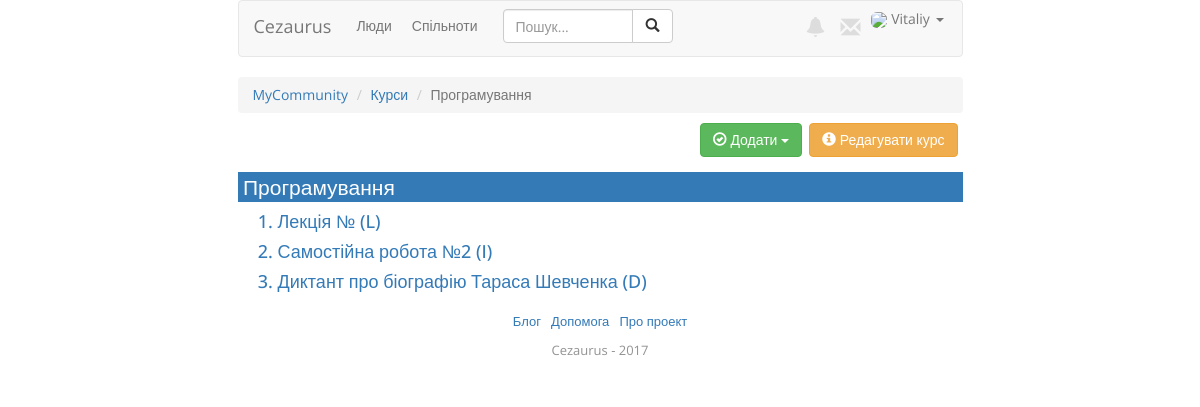
Page /c/1/courses/1/ (signed in) on the committed database.
### communities/models.py (models this page shows, shortened)
class Community(models.Model):
    name = models.CharField(max_length=30)
    description = models.CharField(max_length=250, null=True, blank=True)
    administrators = models.ManyToManyField(User)
    invitation_code = models.CharField(null=True, blank=True, max_length=5)
    objects = CommunityManager()

### courser/models.py (models this page shows, shortened)
class Course(models.Model):
    name = models.CharField(max_length=40)
    description = models.CharField(max_length=80, null=True, blank=True)
    community = models.ForeignKey(Community, null=True, blank=True, on_delete=models.CASCADE)
    author = models.ForeignKey(User, on_delete=models.CASCADE)
    is_available = models.BooleanField(default=True)

class CourseStep(models.Model):
    LECTURE = 'L'
    DICTATION = 'D'
    TEST = 'T'
    INDEPENDENT_WORK = 'I'
    COURSE_STEP_TYPES = (
        (LECTURE, 'Лекція'),
        (DICTATION, 'Диктант'),
        (TEST, 'Тест'),
        (INDEPENDENT_WORK, 'Самостійна робота'))
    name = models.CharField(max_length=100)
    description = models.TextField(max_length=600, null=True, blank=True)
    course = models.ForeignKey(Course, related_name='get_steps', on_delete=models.CASCADE)
    step_type = models.CharField(choices=COURSE_STEP_TYPES, max_length=1)
    is_available = models.BooleanField(default=True)
    start_time = models.DateTimeField(null=True, blank=True)
    stop_time = models.DateTimeField(null=True, blank=True)
    sequence_number = models.IntegerField(default=1)

### courser/views.py (the view)
# urls.py: url(r'^c/(?P<c_id>\d+)/courses/(?P<cr_id>\d+)/$', courser_views.course, name='course'),
@login_required()
def course(request, c_id, cr_id):
    c = get_object_or_404(Community, id=c_id)
    this_course = get_object_or_404(Course, id=cr_id)
    if c not in request.user.profile.communities.all():
        return HttpResponseForbidden('Немає доступу до курсів спільноти.')
    is_author = False
    if request.user == this_course.author:
        is_author = True
    steps = CourseStep.objects.filter(course=this_course).order_by('sequence_number')
    data = {
        'course_steps': steps,
        'com': c,
        'course': this_course,
        'is_author': is_author,
    }
    return render(request, 'courser/course.html', data)

### profiler/models.py (called while the page is built)
    def get_picture(self):
        no_picture = 'http://i.imgur.com/CyZ1Gh3.png'
        try:
            filename = settings.MEDIA_ROOT + '/profile_pictures/' + self.user.username + '.jpg'
            picture_url = settings.MEDIA_URL + 'profile_pictures/' + self.user.username + '.jpg'
            if os.path.isfile(filename):
                return picture_url
            else:
                return no_picture
        except Exception as e:
            return no_picture

### templates/courser/course.html (shortened to what this page needs)
{% extends 'base.html' %}
{% load static %}
{% block head %}
  <link rel="stylesheet" href="{% static 'css/community-style.css' %}">
{% endblock head %}
{% block body %}
<ol class="breadcrumb navigate-panel">
  <li><a href="{% url 'community' c_id=com.id %}">{{ com.name }}</a></li>
  <li><a href="{% url 'courses' c_id=com.id %}">Курси</a></li>
  <li class="active">{{ course.name }}</li>
</ol>
  {% if is_author %}
    <a class="btn btn-warning edit-course-btn" href="{% url 'edit_course' c_id=com.id cr_id=course.id %}" role="button">
      <span class="glyphicon glyphicon-info-sign" aria-hidden="true"></span> Редагувати курс</a>
  <div class="btn-group control-course-btns">
    <button type="button" class="btn btn-success dropdown-toggle" data-toggle="dropdown" aria-haspopup="true" aria-expanded="false">
    <span class="glyphicon glyphicon-ok-circle" aria-hidden="true"></span>
    Додати <span class="caret"></span>
    </button>
  </div>
  {% endif %}
  <p class="bg-primary course-title with-clear"> &nbsp;{{ course.name }} </p>
  <div class="course-steps-list">
    {% if course_steps %}
      <ol type="1">
        {% for step in course_steps %}
           {% if not step.is_available %}
            <h4>
              <div class="no-available-step">
                <li>
               {{ step.name }} ({{ step.step_type }})
                </li>
              </div>
            </h4>
            {% else %}
            <h4>
              <a href="{% url 'course_step' c_id=com.id cr_id=course.id s_id=step.id %}">
              <li>
                 {{ step.name }} ({{ step.step_type }})
              </li>
              </a>
            </h4>
            {% endif %}
       {% endfor %}
      </ol>
    {% else %}
    <h5>Курс поки пустий.</h5>
    {% endif %}
  </div>
{% endblock body %}

### templates/base.html (shortened to what this page needs)
{% load static %}
<!DOCTYPE html>
<html lang="ru">
  <head>
    <link href="{% static 'css/bootstrap.min.css' %}" rel="stylesheet">
    <link href="{% static 'css/master-style.css' %}" rel="stylesheet">
    {% block head %}
    {% endblock %}
  </head>
  <body>
  <div class="container">
  <div class="header">
  <nav class="navbar navbar-default">
    <div class="container-fluid">
      <div class="navbar-header">
        <a class="navbar-brand" href="{% url 'index' %}">Cezaurus</a>
      </div>
      {% if user.is_authenticated %}
      <div class="collapse navbar-collapse" id="bs-example-navbar-collapse-1">
        <ul class="nav navbar-nav nav-links">
          <li><a href="{% url 'people' %}">Люди</a></li>
          <li><a href="{% url 'all_communities' %}">Спільноти</a></li>
        </ul>
        <form class="navbar-form navbar-left" action="{% url 'search' %}" method="get">
          <div class="input-group" style="width:170px">
            <input class="form-control" name="q" placeholder="Пошук..." autocomplete="off" type="text">
            <span class="input-group-btn">
            <button class="btn btn-default" type="submit">
              <span class="glyphicon glyphicon-search"></span>
            </button>
            </span>
          </div>
        </form>
        <ul class="nav navbar-nav navbar-right">
          <li>
            <a href="#" style="padding: 15px 10px 15px 10px;">
              <span class="glyphicon glyphicon-bell header-glyph" aria-hidden="true"></span>
            </a>
          </li>
          <li>
            <a href="#" style="padding: 15px 5px 15px 5px;">
              <span class="glyphicon glyphicon-envelope header-glyph" aria-hidden="true"></span>
            </a>
          </li>
          <li class="dropdown">
            <a href="#" class="dropdown-toggle header-link-profile" data-toggle="dropdown" role="button" aria-haspopup="true" aria-expanded="false" style="padding-bottom:10px;">
            <img src="{{ user.profile.get_picture }}" class="header-photo">
            {{ user.first_name }} <span class="caret"></span></a>
          </li>
        </ul>
      </div>
      {% endif %}
    </div>
  </nav>
  </div>
  <div class="content">
    {% block body %}
    {% endblock body %}
  </div>
  <div class="footer">
    <ul>
      <li>
        <a href="#">Блог&nbsp;</a>
      </li>
      <li>
        <a href="#">&nbsp;Допомога&nbsp;</a>
      </li>
      <li>
        <a href="#">&nbsp;Про проект </a>
      </li>
    </ul>
    <div class="footer-name">Cezaurus - 2017</div><br>
  </div>
  </div>
  </body>
</html>

### static/css/master-style.css (style rules this page uses)
body { font-family: 'Open Sans', sans-serif; }
.container { max-width: 755px; }
.header-glyph { font-size: 20px; color: #dddddd; }
.header-photo { max-width: 35px; max-height: 35px; border-radius: 6px; }
.nav-links > li > a { padding-left: 10px; padding-right: 10px; }
ul.nav.navbar-nav.navbar-right li.dropdown a.dropdown-toggle.header-link-profile { padding-top: 8px; padding-right: 3px; padding-left: 6px; }
.footer { margin-top: 20px; }
.footer > ul { clear: both; list-style: none; text-align: center; padding-left: 0; }
.footer > ul > li { display: inline; font-size: 13px; }
.footer-name { font-size: 13px; color: #939393; text-align: center; }
.with-clear { clear: both; }

### static/css/community-style.css (style rules this page uses)
.with-clear { clear: both; }
.course-title { font-size: 21px; }
.control-course-btns { margin-bottom: 15px; float: right; }
.control-course-btns > button { margin-right: 7px; }
.navigate-panel { margin-bottom: 10px; }
.edit-course-btn { float: right; margin-right: 5px; }

### rows in the picture
Community: name "MyCommunity"
Course: name "Програмування"
CourseStep: name "Лекція №", step_type "L"
CourseStep: name "Самостійна робота №2", step_type "I"
CourseStep: name "Диктант про біографію Тараса Шевченка", step_type "D"

### other values in the picture
{{ user.first_name }} "Vitaliy"
